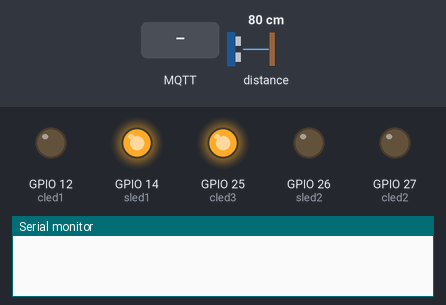
The sketch below on a simulated ESP32. Parts: output pins drawn as LEDs (lit = HIGH), the last lines printed to the serial monitor. Inputs (shaded band) come from the test bench; at power-on: distance to the obstacle 80 cm. WiFi joins after 1.5 s; servers stay silent unless stated; no MQTT or app messages arrive unless stated.

Above: at 1.2 s.
1.3 s: distance to the obstacle set to 75 cm
2.8 s: distance to the obstacle set to 67 cm
At 3.3 s:
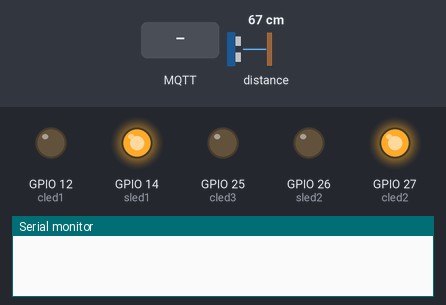
4.3 s: distance to the obstacle set to 49 cm
5.8 s: distance to the obstacle set to 42 cm
At 6.8 s:
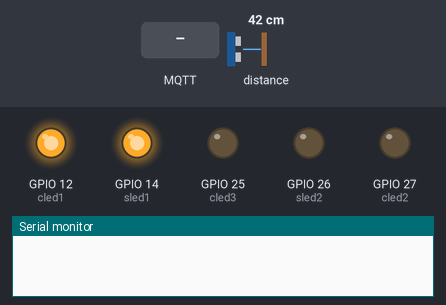
7.3 s: distance to the obstacle set to 60 cm
At 10.2 s:
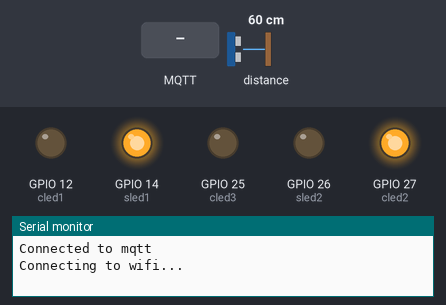
10.3 s: MQTT message "0" arrives on the second subscribed topic
At 12.2 s:
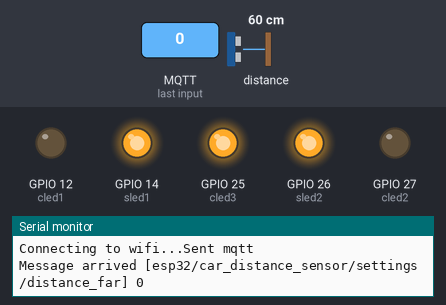
Timing chart, 0 to 13.7 s (numbered marks = the images above; inputs shaded):
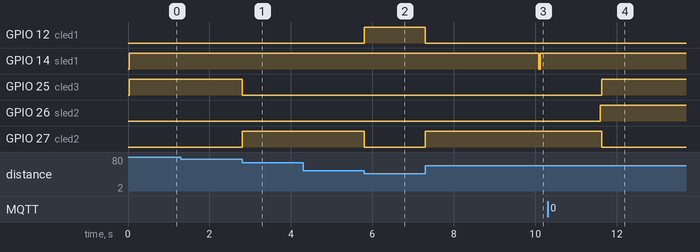

Measured:
- the behaviour switches between 71 and 70 cm on distance to the obstacle (found by bisection; images 0 and 1)
- the behaviour switches between 45 and 44 cm on distance to the obstacle (found by bisection; images 1 and 2)
- after the input at 1.3 s, every drawn part: stays the same
- after the input at 2.8 s, GPIO 25 (cled3): HIGH → LOW at once; GPIO 27 (cled2): LOW → HIGH at once
- after the input at 4.3 s, every drawn part: stays the same
- after the input at 5.8 s, GPIO 12 (cled1): LOW → HIGH at once; GPIO 27 (cled2): HIGH → LOW at once
- after the input at 7.3 s, GPIO 12 (cled1): HIGH → LOW at once; GPIO 27 (cled2): LOW → HIGH at once
- after the input at 10.3 s, GPIO 25 (cled3): LOW → HIGH after 1.3 s; GPIO 27 (cled2): HIGH → LOW after 1.3 s

The sketch:

car_distance_laser_sensor.ino
```cpp
// Includes
#include <WiFi.h>
#include <PubSubClient.h>
#include <Adafruit_VL53L0X.h>

// Wifi settings
constexpr char ssid[] = "wyefye";
constexpr char password[] = "bright89";
constexpr char hostname[] = "ESP32-Car-Distance-Sensor";
unsigned long wifiLastMillis = 0;

// MQTT settings
WiFiClient wifiClient;
PubSubClient client(wifiClient);
const IPAddress server(192, 168, 0, 127);
constexpr int port = 1883;
constexpr char connected_topic[] = "esp32/car_distance_sensor/state";
constexpr char pub_topic1[] = "esp32/car_distance_sensor/sensor/status";
constexpr char sub_topic1[] = "esp32/car_distance_sensor/settings/distance_close";
constexpr char sub_topic2[] = "esp32/car_distance_sensor/settings/distance_far";
unsigned long mqttLastMillis = 0;
unsigned long sendLastMillis = 0;
unsigned long sendInterval = 3000;

// Connection variables
unsigned long reconnectInterval = 10000;

// LED setup
constexpr int sled1 = 14;
constexpr int sled2 = 26;
constexpr int cled1 = 12;
constexpr int cled2 = 27;
constexpr int cled3 = 25;
constexpr unsigned long ledOnTime = 60000; // one minute
boolean ledOn = true;

// Sensor
Adafruit_VL53L0X laserSensor = Adafruit_VL53L0X();
int distanceClose = 450;
int distanceFar = 700;
int state = 0; //0 = far, 1 = good, 2 = close;
int previousState = 0;

/* ------------------------------------------- */
// Connecting to Wifi
void wifiReconnect() {
    WiFi.disconnect(true);
    WiFi.config(INADDR_NONE, INADDR_NONE, INADDR_NONE, INADDR_NONE);
    WiFi.setHostname(hostname);
    WiFi.begin(ssid, password);
    if (WiFi.status() == WL_CONNECTED) {
        Serial.println();
        Serial.println("Wifi connected");
        Serial.print("IP Address: ");
        Serial.println(WiFi.localIP());
    }
}

// Connecting to MQTT Server
boolean mqttReconnect() {
    if (client.connect(hostname, "mqttuser", "mqttuser")) {
        Serial.println("Connected to mqtt");
        client.subscribe(sub_topic1);
        client.subscribe(sub_topic2);
        client.publish(connected_topic, "Connected");
//        client.publish(sub_topic1, dtostrf(distanceClose, 4, 1, temp));
    }
    return client.connected();
}

// When a message is received
void callback(char* topic, byte* payload, unsigned int length) {
    char copy[length + 1];
    Serial.print("Message arrived [");
    Serial.print(topic);
    Serial.print("] ");
    int i = 0;
    for (i = 0; i < length; i++) {
//        Serial.print((char)payload[i]);
        copy[i] = (char)payload[i];
    }
    copy[++i] = '\0'; // End the c string
    Serial.println(copy);

    if (strcmp(topic, sub_topic1) == 0) distanceClose = atof(copy);
    else if (strcmp(topic, sub_topic2) == 0) distanceFar = atof(copy);

}

void distanceIndicator(float distance) {
    if (distance < distanceClose) {
        digitalWrite(cled1, HIGH & ledOn);
        digitalWrite(cled2, LOW);
        digitalWrite(cled3, LOW);
        state = 2;
    } else if (distance > distanceFar) {
        digitalWrite(cled3, HIGH & ledOn);
        digitalWrite(cled1, LOW);
        digitalWrite(cled2, LOW);
        state = 0;
    } else {
        digitalWrite(cled2, HIGH & ledOn);
        digitalWrite(cled1, LOW);
        digitalWrite(cled3, LOW);
        state = 1;
    }
}

void setup() {
    Serial.begin(115200);
    // Wifi setup
    WiFi.mode(WIFI_STA);
    // Mqtt setup
    client.setServer(server, port);
    client.setCallback(callback);
    // Status LEDs
    pinMode(sled1 , OUTPUT);
    pinMode(sled2 , OUTPUT);
    pinMode(cled1 , OUTPUT);
    pinMode(cled2 , OUTPUT);
    pinMode(cled3 , OUTPUT);
    // Sensor setup
    if (!laserSensor.begin()) {
      Serial.println("Failed to initialise sensor");
      while (true) {
        digitalWrite(sled1, HIGH);
        delay(500);
        digitalWrite(sled1, LOW);
        delay(500);
      }
    }
}

void loop() {
    unsigned long currentMillis = millis();
    if (currentMillis - sendLastMillis > ledOnTime) {
      ledOn = false;
    } else {
      ledOn = true;
    }
    // Enter sensor reading code here
    VL53L0X_RangingMeasurementData_t measure;
    laserSensor.rangingTest(&measure, false);
    if (measure.RangeStatus != 4) {// phase failures have incorrect data
      // Serial.print("Distance (mm): "); Serial.println(measure.RangeMilliMeter);

      // Change lights
      distanceIndicator(measure.RangeMilliMeter);

    } else {
      Serial.println(" out of range ");
    }

    // End code
    if ((WiFi.status() != WL_CONNECTED) && (currentMillis - wifiLastMillis > reconnectInterval)) {
        Serial.print("Connecting to wifi...");
        digitalWrite(sled1, LOW);
        wifiReconnect();
        wifiLastMillis = currentMillis;
    } else {
      digitalWrite(sled1, HIGH & ledOn);
        if (!client.connected()) {
            digitalWrite(sled2, LOW);
            currentMillis = millis();
            if (currentMillis - mqttLastMillis > reconnectInterval) {
                mqttReconnect();
            }
        } else if (WiFi.status() == WL_CONNECTED) {
          digitalWrite(sled2, HIGH & ledOn);
            // Enter custom code here
            currentMillis = millis();
            if (currentMillis - sendLastMillis > sendInterval) {
              if (previousState != state) {
                if (state == 1) client.publish(pub_topic1, "1");
                else if (state == 0) client.publish(pub_topic1, "0");
                else if (state == 2) client.publish(pub_topic1, "2");
                Serial.println("Sent mqtt");
                previousState = state;

                sendLastMillis = currentMillis;
              }
            }
            // End code
            client.loop();
        }
    }
//    delay(500);
}
```
